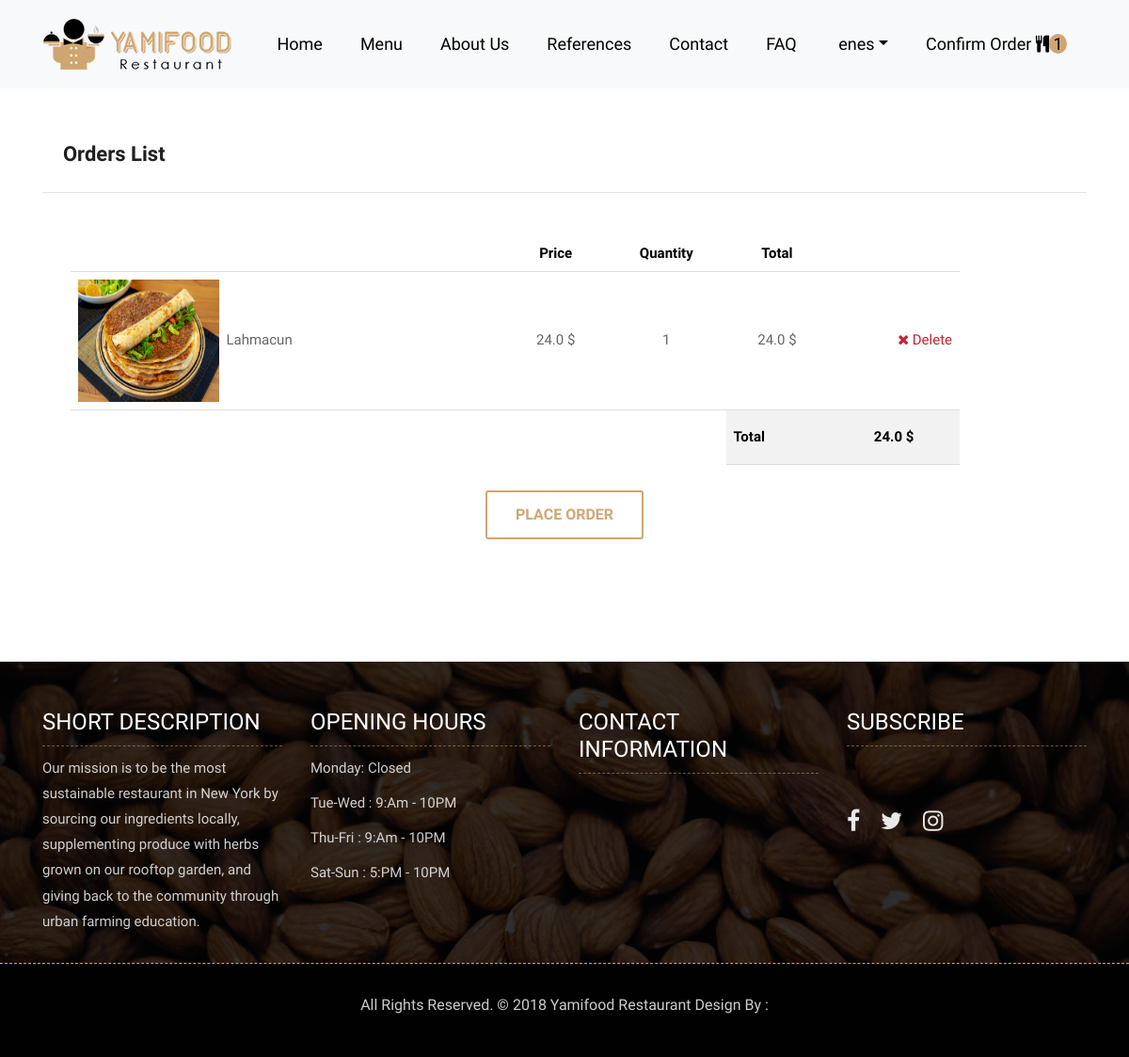
The page /shopcart/ (signed in) on the database as committed earlier.
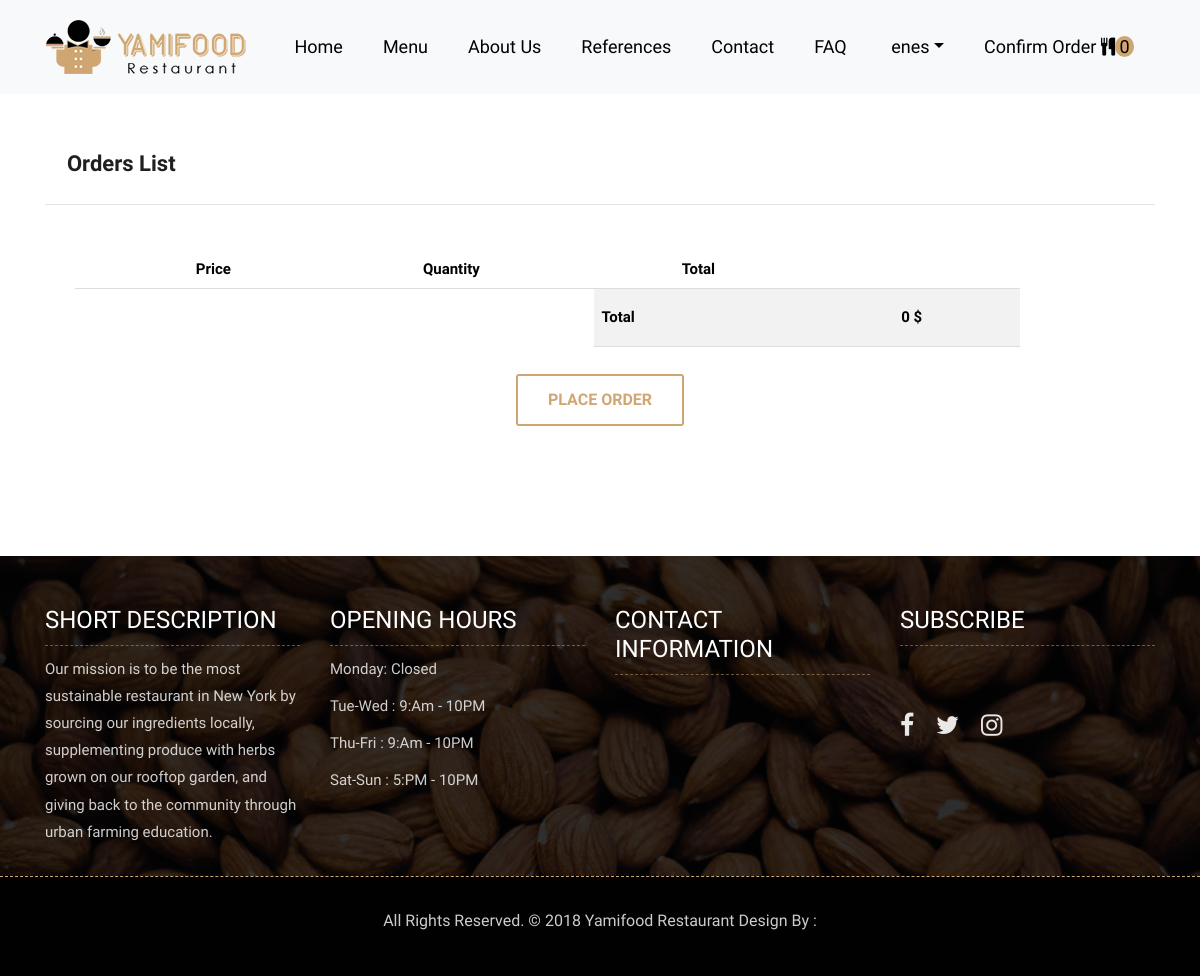
The same page on the database as committed later.
### order/models.py (models this page shows, shortened)
class ShopCart(models.Model):
    user = models.ForeignKey(User, on_delete=models.SET_NULL, null=True)
    product = models.ForeignKey(Product, on_delete=models.SET_NULL, null=True)
    quantity = models.IntegerField()
    @property
    def amount(self):
        return (self.quantity * self.product.price)

### product/models.py (models this page shows, shortened)
class Product(models.Model):
    STATUS = (
        ('True', 'Evet'),
        ('False', 'Hayir')
    )
    category = models.ForeignKey(Category, on_delete=models.CASCADE)
    title = models.CharField(max_length=30)
    keywords = models.CharField(blank=True, max_length=255)
    description = models.CharField(blank=True, max_length=255)
    image = models.ImageField(blank=True, upload_to='images/')
    price = models.FloatField()
    slug = models.SlugField(null=False, unique=True)
    detail = RichTextUploadingField()
    status = models.CharField(max_length=10, choices=STATUS)
    create_at = models.DateTimeField(auto_now_add=True)
    update_at = models.DateTimeField(auto_now=True)
    def image_tag(self):
        return mark_safe('<img src="{}" height="50"/>'.format(self.image.url))
    image_tag.short_description = 'Image'

### order/views.py (the view)
# urls.py: path('shopcart/', orderviews.shopcart, name='shopcart'),
@login_required(login_url='/login')
def shopcart(request):
    category = Category.objects.all()
    current_user = request.user
    schopcart = ShopCart.objects.filter(user_id=current_user.id)
    request.session['cart_items'] = ShopCart.objects.filter(user_id=current_user.id).count()
    total = 0
    for rs in schopcart:
        total += rs.product.price * rs.quantity
    context = {'category': category, 'schopcart': schopcart, 'total': total, }
    return render(request, 'checkout_products.html', context)

### order/templates/checkout_products.html (shortened to what this page needs)
{% extends "homebase.html" %}
{% load static %}
{% block content %}
    <br><br><br>
	<div class="about-section-box">
		<div class="container">
			<div class="row">
                <div class="col-xl-12 col-lg-12 col-12">
                    <h2 style="font-weight: bold">&nbsp;&nbsp;&nbsp; Orders List</h2>
                    <hr>
					<div class="blog-inner-details-page">
						<div class="blog-inner-box">
							<div class="inner-blog-detail details-page">
								<table style="width: 90%">
                                    <thead>
                                        <tr>
                                            <th style="color: black;padding: 5px;border-bottom: 1px solid #ddd;" class="text-center"></th>
                                            <th style="color: black;padding: 5px;border-bottom: 1px solid #ddd;" class="text-center">Price</th>
                                            <th style="color: black;padding: 5px;border-bottom: 1px solid #ddd;" class="text-center">Quantity</th>
                                            <th style="color: black;padding: 5px;border-bottom: 1px solid #ddd;" class="text-center">Total</th>
                                            <th style="color: black;padding: 5px;border-bottom: 1px solid #ddd;" class="text-right"></th>
                                        </tr>
                                    </thead>
                                    <tbody>
                                    {% for rs in schopcart %}
                                            <tr>
                                            <td  style="padding: 8px;border-bottom: 1px solid #ddd;" class="text-left"><img style="width: 150px;height: 130px;" src="{{ rs.product.image.url }}" alt="">&nbsp; {{ rs.product.title }}</td>
                                            <td style="padding: 8px;border-bottom: 1px solid #ddd;" class="text-center">{{ rs.product.price }} $</td>
                                            <td style="padding: 8px;border-bottom: 1px solid #ddd;" class="text-center">{{ rs.quantity }}</td>
                                            <td style="padding: 8px;border-bottom: 1px solid #ddd;" class="text-center">{{ rs.amount }} $</td>
                                            <td style="padding: 8px;border-bottom: 1px solid #ddd;" class="text-right"><a style="color: #c82333" href="/order/deletefromcart/{{ rs.id }}" onclick="return confirm('Do you ant to Delete this order !!')"><i class="fa fa-close"></i> Delete</a></td>
                                            </tr>
                                    {% endfor %}
                                    </tbody>
                                    <tfoot>
                                        <tr>
                                            <th class="empty" colspan="3"></th>
                                            <th style=" color: black;padding: 8px;background-color: #f2f2f2;border-bottom: 1px solid #ddd;">Total</th>
                                            <th style="color: black;padding: 15px;background-color: #f2f2f2;border-bottom: 1px solid #ddd;" class="text-center" colspan="2">{{ total }} $</th>
                                        </tr>
                                    </tfoot>
                                </table>
                            <br>
                                <div class="text-center">
                                    <a href="/order/orderproduct" class="btn btn-submit">Place Order</a>
                                </div>
							</div>
						</div>
					</div>
				</div>
			</div>
		</div>
	</div>
{% endblock %}

### home/templates/header.html (shortened to what this page needs)
{% load static %}
	<header class="top-navbar">
		<nav class="navbar navbar-expand-lg navbar-light bg-light">
				&emsp;&emsp;&emsp;<a class="navbar-brand" href="/">
					<img src="{%static 'images/logo.png' %}" alt="" />
				</a>
				<div class="collapse navbar-collapse" id="navbars-rs-food">
					<ul class="navbar-nav ml-auto">
						<li class="nav-item "><a class="nav-link" href="/">Home</a></li>
						<li class="nav-item"><a class="nav-link" href="/menu">Menu</a></li>
                        <li class="nav-item"><a class="nav-link" href="/aboutus">About Us</a></li>
						<li class="nav-item"><a class="nav-link" href="/references">References</a></li>
                        <li class="nav-item"><a class="nav-link" href="/contact">Contact</a></li>
                        <li class="nav-item"><a class="nav-link" href="/faq">FAQ</a></li>
                        <li class="nav-item dropdown">
                            {% if user.id is not None %}
							<a class="nav-link dropdown-toggle" href="#" id="dropdown-a" data-toggle="dropdown"><img src="{{ user.profile.image.url }}">
                                {{ user.first_name }}</a>
                            {% else %}
                            &ensp;&ensp;<a class="text-uppercase" style="font-size: 16px" href="/login/"> login</a> / <a class="text-uppercase" style="font-size: 16px" href="/signup/"> Sign Up</a>
                            {% endif %}
						</li>
                        <li class="nav-item"><a class="nav-link" href="/shopcart/">
                            Confirm Order <i class="fa fa-cutlery"></i><span style="border-radius: 50%; background-color: #cfa671"> {{ request.session.cart_items }}&nbsp; </span></a>
                        </li>
					</ul>
				</div>
		</nav>
	</header>

Rows that differ between the two databases and show on the page:
removed ShopCart: product.image (picture), product "Lahmacun", product.price "24.0", quantity "1", amount "24.0"
Other text that changed with them:
{{ request.session.cart_items }}: "1" → "0"
{{ total }}: "24.0" → "0"
